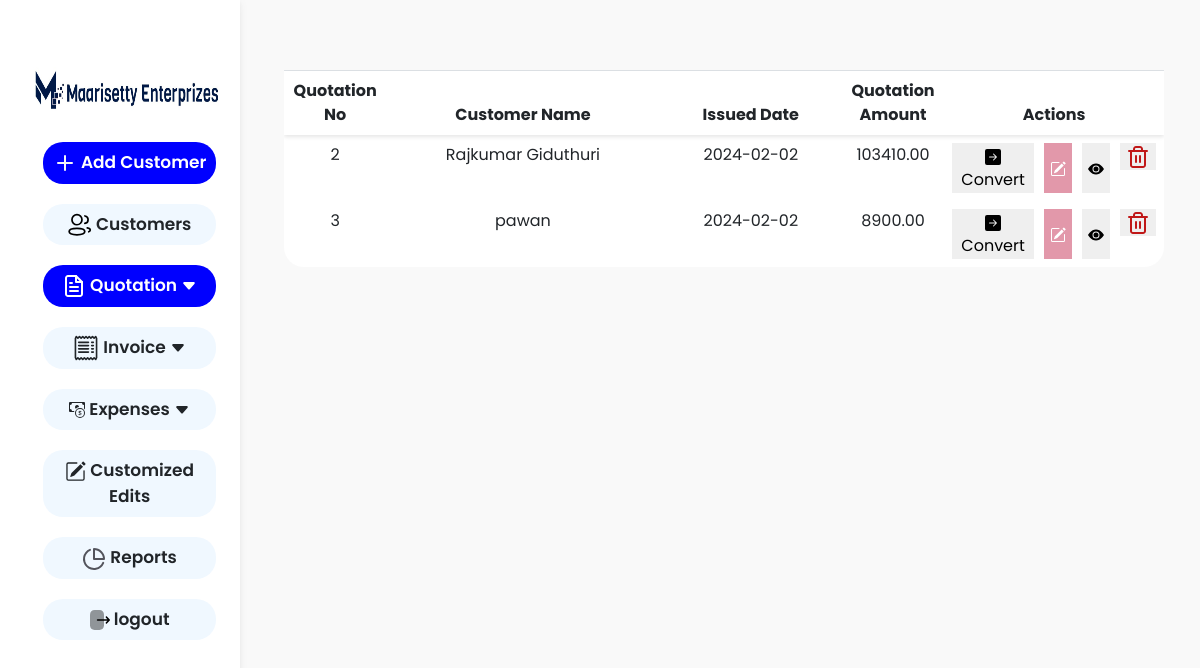
The page /viewquotes.php (signed in) on the database its author committed.
### tables this page shows
CREATE TABLE `quotation` (
  `Sid` int(11) NOT NULL,
  `quotation_no` int(11) NOT NULL,
  `quotation_date` date NOT NULL,
  `Company_name` varchar(150) NOT NULL,
  `Cname` varchar(50) NOT NULL,
  `Cphone` varchar(150) NOT NULL,
  `Caddress` text NOT NULL,
  `Cmail` varchar(150) NOT NULL,
  `Cgst` varchar(150) NOT NULL,
  `total_amount` double(10,2) NOT NULL,
  `total_taxable_value` double(10,2) NOT NULL,
  `total_value` double(10,2) NOT NULL,
  `c_gst` int(20) NOT NULL,
  `s_gst` int(11) NOT NULL,
  `i_gst` int(11) NOT NULL,
  `cgst_total` double(10,2) NOT NULL,
  `sgst_total` double(10,2) NOT NULL,
  `igst_total` double(10,2) NOT NULL,
  `total_tax_amount` double(10,2) NOT NULL,
  `total_amount_after_tax` double(10,2) NOT NULL,
  `Totalinwords` text NOT NULL,
  `Terms` text NOT NULL,
  `Note` text NOT NULL,
  `advance` double(10,2) NOT NULL,
  `balance` double(10,2) NOT NULL,
  `balancewords` text NOT NULL
);

### viewquotes.php (the view, shortened to what this page needs)
<?php
require_once('bhavidb.php');
$sql = "SELECT * FROM quotation";
$result = $conn->query($sql);
?>
<!DOCTYPE html>
<html lang="en">
<head>
    <link href="https://cdn.jsdelivr.net/npm/bootstrap@5.0.2/dist/css/bootstrap.min.css" rel="stylesheet">
    <link rel="stylesheet" href="img/style.css">
    <link rel="stylesheet" href="img/stylemi.css">
</head>
<body>
    <div class="container-fluid">
        <div class="row">
            <section class="col-lg-2">
                <nav id="sidebarMenu" class="  collapse d-lg-block sidebar collapse bg-white">
                    <div class="container-fluid">
                        <a class="navbar-brand" href="#" id="change_password"><img src="img/me_log.jpg" alt="" height="60px" width="200px"></a>
                        <div class=" navbar-collapse  " id="navbarNav">
                            <ul class="navbar-nav " style="margin-left: 10%; text-align: center;">
                                <li class=" ">
                                    <a href="#" class="nav-link  nav-links active-link mt-4" id="add_customer"><svg xmlns="http://www.w3.org/2000/svg" width="24" height="24" viewBox="0 0 24 24" fill="none">
                                            <path d="M12 5V19" stroke="#F4F5FA" stroke-width="2" stroke-linecap="round" stroke-linejoin="round" />
                                            <path d="M5 12H19" stroke="#F4F5FA" stroke-width="2" stroke-linecap="round" stroke-linejoin="round" />
                                        </svg> Add Customer</a>
                                </li>
                                <li class="nav-item">
                                    <a class="nav-link  nav-links text-dark" href="viewcustomers.php">
                                        Customers</a>
                                </li>
                                <li class="dropdown nav-item ">
                                    <a class="nav-link active-link nav-links" href="#">
                                        Quotation <svg xmlns="http://www.w3.org/2000/svg" width="16" height="16" fill="currentColor" class="bi bi-caret-down-fill" viewBox="0 0 16 16">
                                            <path d="M7.247 11.14 2.451 5.658C1.885 5.013 2.345 4 3.204 4h9.592a1 1 0 0 1 .753 1.659l-4.796 5.48a1 1 0 0 1-1.506 0z" />
                                        </svg></a>
                                </li>
                                <li class="dropdown nav-item ">
                                    <a class="nav-link  nav-links text-dark" href="#"> Invoice <svg xmlns="http://www.w3.org/2000/svg" width="16" height="16" fill="currentColor" class="bi bi-caret-down-fill " viewBox="0 0 16 16">
                                            <path d="M7.247 11.14 2.451 5.658C1.885 5.013 2.345 4 3.204 4h9.592a1 1 0 0 1 .753 1.659l-4.796 5.48a1 1 0 0 1-1.506 0z" />
                                        </svg></a>
                                </li>
                                <li class="dropdown nav-item ">
                                    <a class="nav-link  nav-links text-dark" href="expenditures.php"> Expenses <svg xmlns="http://www.w3.org/2000/svg" width="16" height="16" fill="currentColor" class="bi bi-caret-down-fill" viewBox="0 0 16 16">
                                            <path d="M7.247 11.14 2.451 5.658C1.885 5.013 2.345 4 3.204 4h9.592a1 1 0 0 1 .753 1.659l-4.796 5.48a1 1 0 0 1-1.506 0z" />
                                        </svg></a>
                                </li>
                                <li class="nav-item ">
                                    <a class="nav-link text-dark nav-links" href="customized_edits.php"> Customized Edits</a>
                                </li>
                                <li class="nav-item ">
                                    <a class="nav-link text-dark nav-links" href="report.php"> Reports</a>
                                </li>
                                <li class="nav-item ">
                                    <a class="nav-link text-dark nav-links " href="logout.php">
                                        logout</a>
                                </li>
                            </ul>
                        </div>
                    </div>
                </nav>
            </section>
            <section class="col-lg-10">
                <div class="container " style="margin-top: 70px;">
                    <div class="table-responsive ms-5" style="max-height: 500px; max-width: 1194px; overflow-y: auto;">
                        <table class="table table-bordered viewinvoicetable">
                            <thead style="position: sticky; top: 0; z-index: 1; background-color: white;">
                                <tr>
                                    <th class="text-center" style="width: 10%;">Quotation No</th>
                                    <th style="width: 30%;">Customer Name</th>
                                    <th style="width: 20%;">Issued Date</th>
                                    <th style="width: 10%;">Quotation Amount</th>
                                    <th style="width: 20%;">Actions</th>
                                </tr>
                            </thead>
                            <tbody id="product_tbody" class="viewinvoicetable" style="border: hidden;">
                                <?php
                                while ($row = $result->fetch_assoc()) {
                                    echo "<tr style='border: hidden;'>";
                                    echo "<td style='border: hidden;'>" . $row['quotation_no'] . "</td>";
                                    echo "<td style='border: hidden;'>" . $row['Cname'] . "</td>";
                                    echo "<td style='border: hidden;'>" . $row['quotation_date'] . "</td>";
                                    echo "<td style='border: hidden;'>" . $row['total_amount_after_tax'] . "</td>";
                                    echo "<td style='border: hidden;'>
                                <div class='btn-group'>
                                    <form method='POST' action='convert.php'>
                                        <input type='hidden' name='convert_id' value='" . $row['Sid'] . "'>
                                        <button type='submit' class='' style='border:none;'>
                                      Convert
                                        </button>
                                    </form>
                                    <button type='submit' class='bg_color_icon' style='border:none;'>
                                    <a class='' href='edit_quotation.php?Sid={$row['Sid']}'>
                                  </a>
                                </button>
                                    <button type='submit' class='' style='border:none;'>
                                        <a class='' href='quprint.php?Sid={$row['Sid']}'><svg xmlns='http://www.w3.org/2000/svg' width='16' height='16' fill='black' class='bi bi-eye-fill' viewBox='0 0 16 16'>
                                        <path d='M10.5 8a2.5 2.5 0 1 1-5 0 2.5 2.5 0 0 1 5 0'/>
                                        <path d='M0 8s3-5.5 8-5.5S16 8 16 8s-3 5.5-8 5.5S0 8 0 8m8 3.5a3.5 3.5 0 1 0 0-7 3.5 3.5 0 0 0 0 7'/>
                                      </svg>
                                      </a>
                                    </button>
                                    <form method='POST' onsubmit='return confirm(\"Are you sure you want to delete this record?\");'>
                                        <input type='hidden' name='delete_id' value='" . $row['quotation_no'] . "'>
                                        <button type='submit' class='' style='border:none;'><svg xmlns='http://www.w3.org/2000/svg' width='24' height='24' viewBox='0 0 24 24' fill='none'>
                                      </svg></button>
                                    </form>
                                </div>
                            </td>";
                                    echo "</tr>";
                                }
                                ?>
                            </tbody>
                        </table>
                    </div>
                </div>
            </section>
        </div>
    </div>
</body>
</html>

### img/stylemi.css (style rules this page uses)
* { font-family: 'Poppins', sans-serif; }
.navbar-nav { color: black; font-family: 'Poppins', sans-serif; font-weight: 600; font-size: 17px; }
table { border-collapse: collapse; width: 100%; }
th, td { border: 1px solid black; padding: 8px; text-align: left; }
th { background-color: #f2f2f2; }
.viewinvoicetable { justify-content: center; }
.viewinvoicetable th { text-align: center; border: none; }
.viewinvoicetable td { text-align: center; }
.dropdown { position: relative; display: inline-block; }
.sidebar { position: fixed; top: 0; bottom: 0; left: 0; padding: 58px 0 0; box-shadow: 0 2px 5px 0 rgb(0 0 0 / 5%), 0 2px 10px 0 rgb(0 0 0 / 5%); width: 240px; z-index: 600; }
.nav-links { background-color: aliceblue; border-radius: 20px; }
.active-link { background-color: blue; color: white; }
body { background-color: #f9f9f9; }
.nav-item { padding-top: 20px; }

### viewquotes.php (style rules this page uses)
.table.viewinvoicetable thead { position: sticky; top: 0; z-index: 1; background-color: #f2f2f2; box-shadow: 0 2px 4px rgba(0, 0, 0, 0.1); }
table { background-color: white; border-radius: 20px; }
.nav-item { padding-top: 20px; }
.bg_color_icon { background-color: #e298aa; }

### rows shown on the page
quotation: quotation_no "2", Cname "Rajkumar Giduthuri", quotation_date "2024-02-02", total_amount_after_tax "103410.00"
quotation: quotation_no "3", Cname "pawan", quotation_date "2024-02-02", total_amount_after_tax "8900.00"
